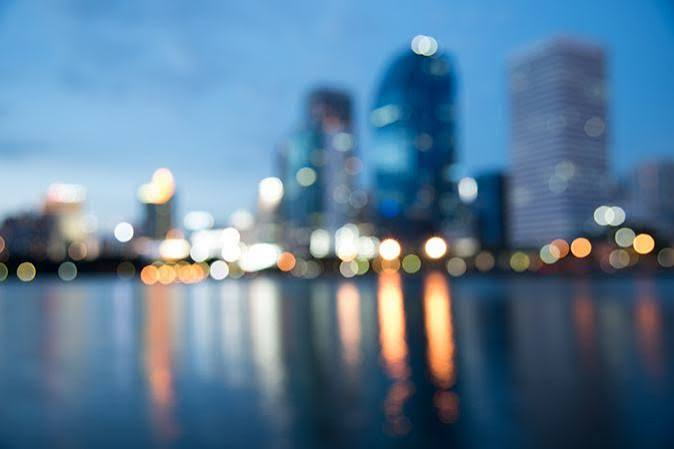
#> input picture OpenCV/Alistirmalar/image_video/images.jpg, 674 x 449 px, found by its file name
$ python blurry_detection.py   (older library calls are emulated)
#> lines starting #> are read from the running program, lines starting #| are printed output that depends on the picture; long printed decimals are rounded
import cv2

img = cv2.imread("C:\\Users\\Muharrem\\Documents\\GitHub\\ArtekEgitim1\\OpenCV\\Alistirmalar\\image_video\\images.jpg")
#> img is the input picture: shape (449, 674, 3); mean B, G, R 150.5, 123.8, 91.5

laplacian = cv2.Laplacian(img, cv2.CV_64F)
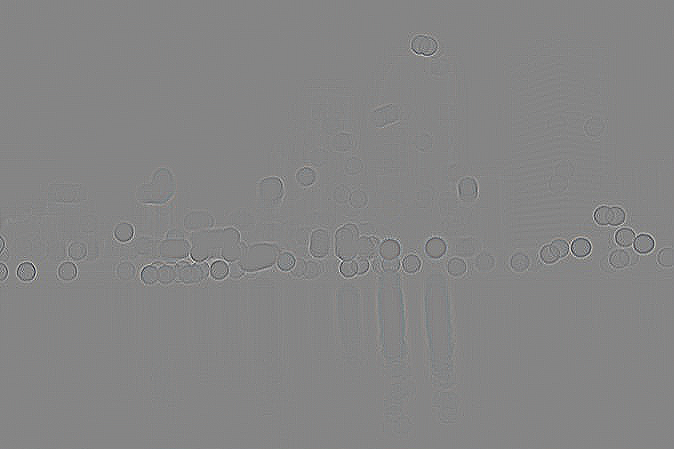
#> laplacian: shape (449, 674, 3) float64; mean B, G, R 0, 0, 0; drawn with min black and max white
laplacian_var = laplacian.var()
#> laplacian_var = 65.33
print("Laplacian Variance:", laplacian_var)
#| Laplacian Variance: 65.334

if laplacian_var < 100:
    print("The image is blurry")
else:
    print("The image is not blurry")

$ run again, with OpenCV/Alistirmalar/image_video/fakili.jpg copied over OpenCV/Alistirmalar/image_video/images.jpg
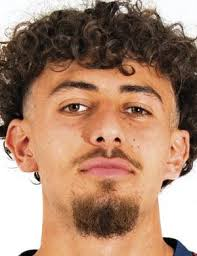
#> input picture OpenCV/Alistirmalar/image_video/fakili.jpg, 197 x 256 px, found by its file name
#> img is the input picture: shape (256, 197, 3); mean B, G, R 112.3, 134.5, 170.4
#> `laplacian = cv2.Laplacian(img, cv2.CV_64F)`:
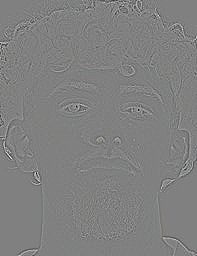
#> laplacian: shape (256, 197, 3) float64; mean B, G, R 0, 0, 0; drawn with min black and max white
#> laplacian_var = 1061.7
#| Laplacian Variance: 1061.663

$ run again, with OpenCV/Alistirmalar/image_video/pexels-matthardy-2658450.jpg copied over OpenCV/Alistirmalar/image_video/images.jpg
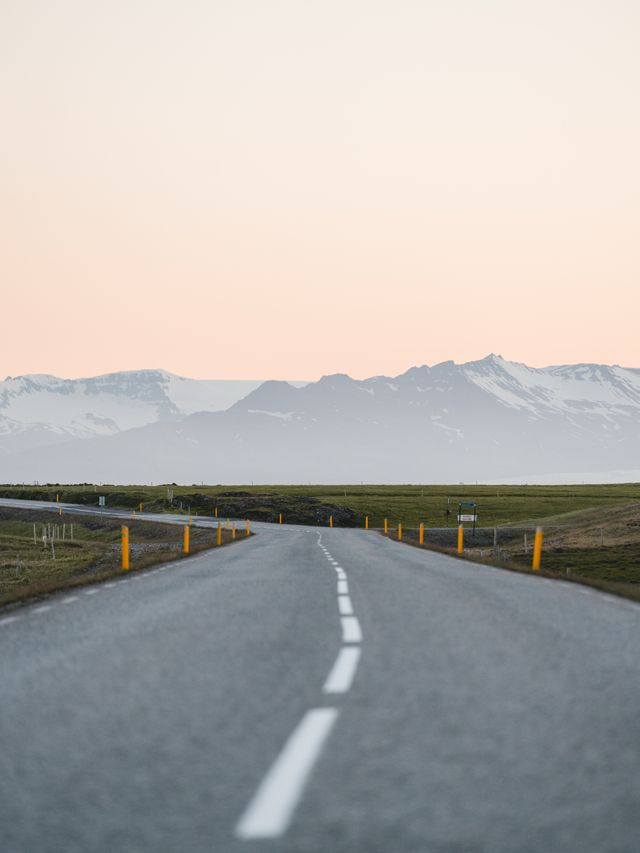
#> input picture OpenCV/Alistirmalar/image_video/pexels-matthardy-2658450.jpg, 640 x 853 px, found by its file name
#> img is the input picture: shape (853, 640, 3); mean B, G, R 172.6, 175.8, 179.1
#> `laplacian = cv2.Laplacian(img, cv2.CV_64F)`:
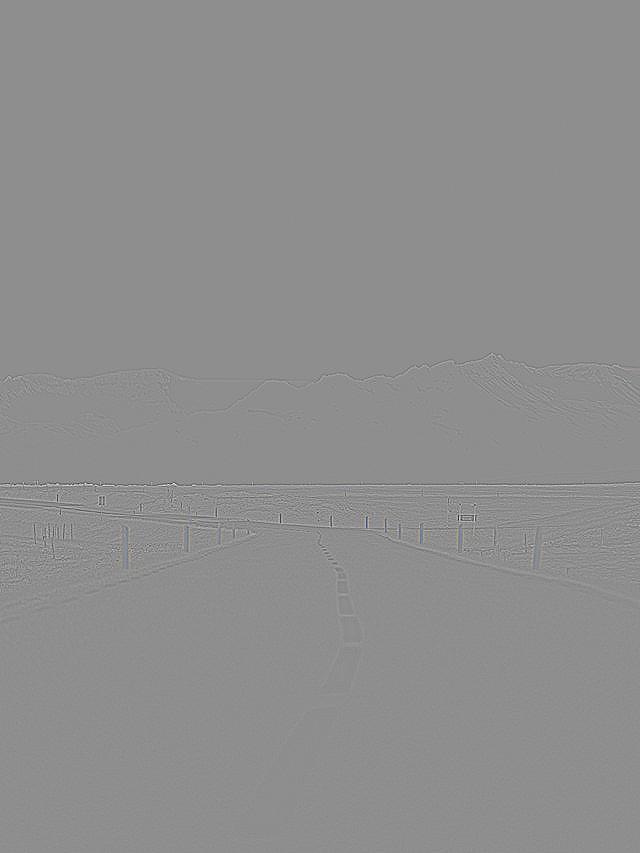
#> laplacian: shape (853, 640, 3) float64; mean B, G, R 0, 0, 0; drawn with min black and max white
#> laplacian_var = 80.34
#| Laplacian Variance: 80.344

$ run again, with OpenCV/Alistirmalar/image_video/pexels-rickyrecap-3041347.jpg copied over OpenCV/Alistirmalar/image_video/images.jpg
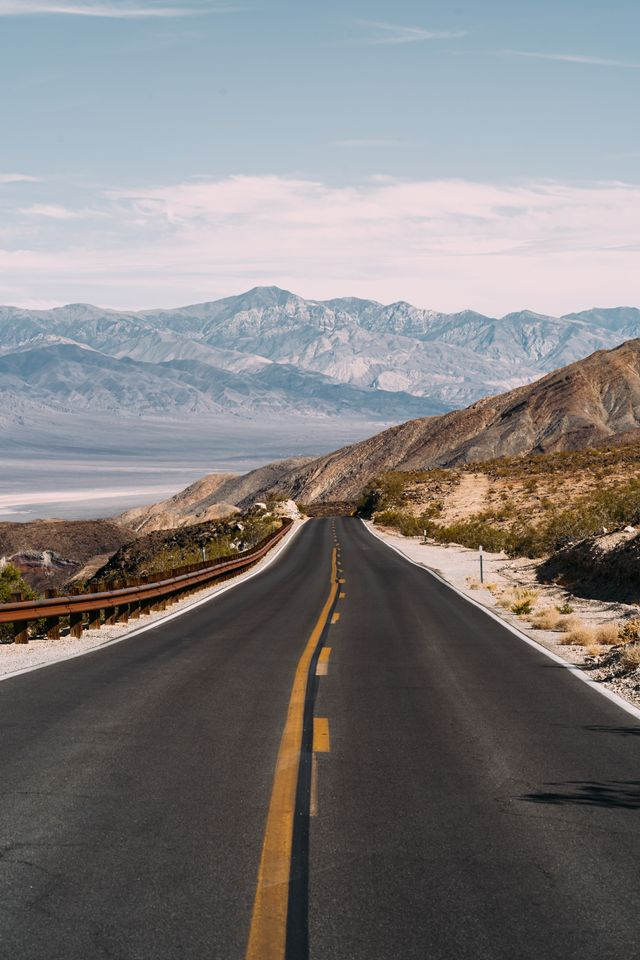
#> input picture OpenCV/Alistirmalar/image_video/pexels-rickyrecap-3041347.jpg, 640 x 960 px, found by its file name
#> img is the input picture: shape (960, 640, 3); mean B, G, R 126.7, 126.2, 128.8
#> `laplacian = cv2.Laplacian(img, cv2.CV_64F)`:
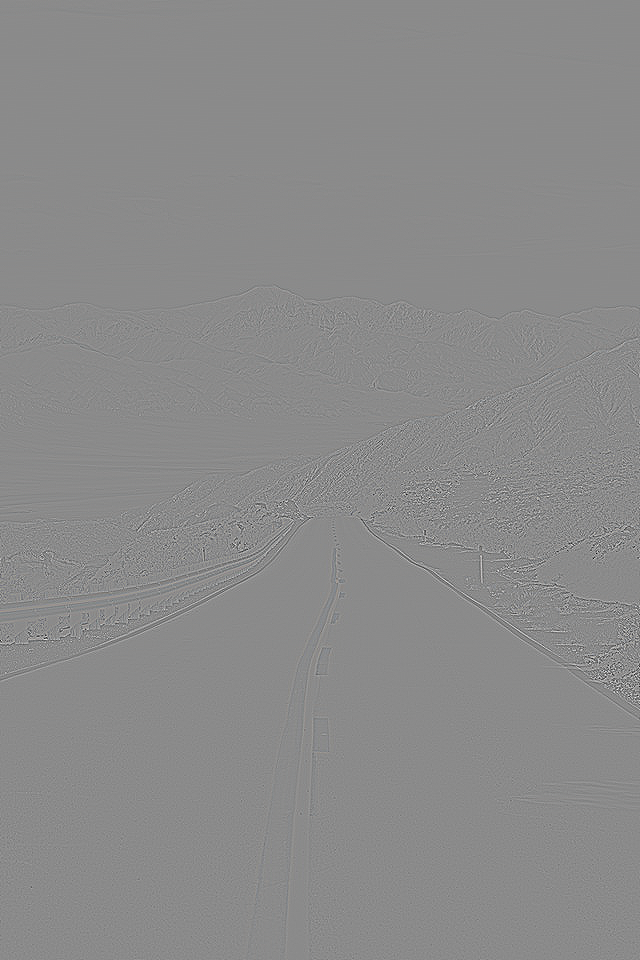
#> laplacian: shape (960, 640, 3) float64; mean B, G, R 0, 0, 0; drawn with min black and max white
#> laplacian_var = 739.3
#| Laplacian Variance: 739.299
